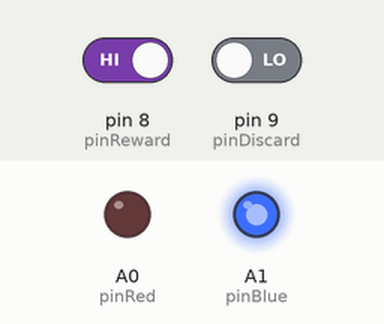
The sketch below on a simulated Arduino Uno, built with avr-gcc and run on an emulated ATmega328P. On the bench: output pins drawn as LEDs (lit = HIGH). The test bench sets the inputs (shaded band); at power-on: pin 8 (pinReward) HIGH, pin 9 (pinDiscard) LOW. Random numbers use the default seed unless the sketch sets one.

Above: at 1.3 s.
1.4 s: pin 8 (pinReward) driven LOW and pin 9 (pinDiscard) driven HIGH
At 1.8 s:
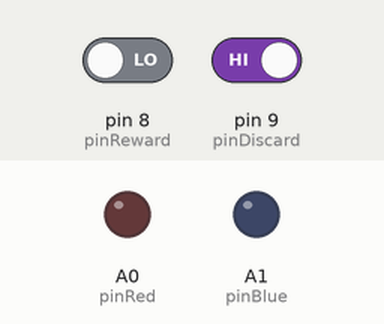
4.4 s: pin 8 (pinReward) driven HIGH
At 5.0 s:
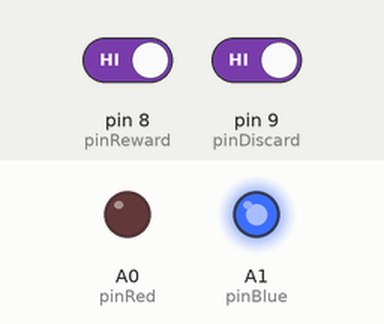
5.9 s: pin 8 (pinReward) driven LOW
At 6.3 s:
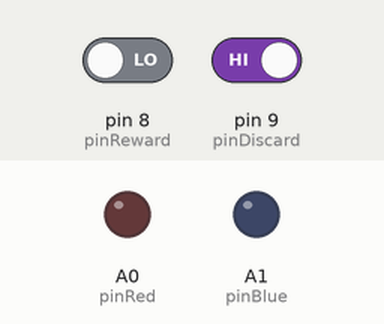
8.9 s: pin 9 (pinDiscard) driven LOW
At 9.6 s:
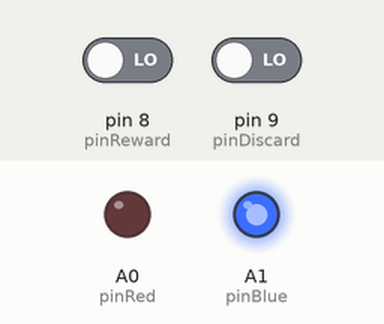
Timing chart, 0 to 11.4 s (numbered marks = the images above; inputs shaded):
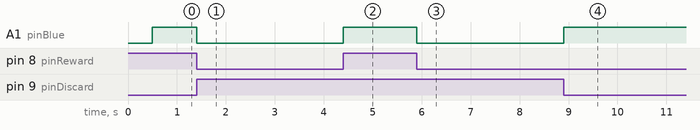

Measured:
- after the input at 1.4 s, A1 (pinBlue): HIGH → LOW at once
- after the input at 4.4 s, A1 (pinBlue): LOW → HIGH at once
- after the input at 5.9 s, A1 (pinBlue): HIGH → LOW at once
- after the input at 8.9 s, A1 (pinBlue): LOW → HIGH at once

The sketch:

Tu_Color_Favorito.ino
```cpp
// (licence header left out)
/******************************************************************
 *                    Definition of variables                     *
 ******************************************************************/

/* Pin definition of the board to be used */

#define pinRed                            A0
#define pinBlue                           A1
#define pinReward                          8
#define pinDiscard                         9

/* color select */
float select;

/* threshold */
int choice;

/******************************************************************
 *                             Setup                              *
 ******************************************************************/

void setup() {
  /* Leds as a OUTPUT */
  pinMode(pinRed,OUTPUT);
  pinMode(pinBlue,OUTPUT);

  /* Buttons as a INPUT */
  pinMode(pinReward,INPUT);

  /* Inicialization of threshold */
  choice = 5;

  // if analog input pin 5 is unconnected, random analog
  // noise will cause the call to randomSeed() to generate
  // different seed numbers each time the sketch runs.
  // randomSeed() will then shuffle the random function.
  randomSeed(analogRead(A5));
}

void loop() {
  // Turn off leds
  digitalWrite(pinRed,LOW);
  digitalWrite(pinBlue,LOW);

  // Keep leds off
  delay(500);

  // Rool the dice
  select = random(11);

  // Compare with the threshold value and turn on led
  if( select < choice)
  {
    digitalWrite(pinRed,HIGH);
  }else{
    digitalWrite(pinBlue,HIGH);
  }

  /*  The user can reward the microcontroller pressing the button reward,
      the selecting of that color is increased  */
  do{
    if(!digitalRead(pinReward)){

      if( (select < choice) && choice <= 10)
      {
        choice++;
      }
      if( !(select < choice) && choice > 0)
      {
        choice--;
      }

      // Wait for released
      do{
      }while(digitalRead(pinReward));

      break;
   }
  }while(digitalRead(pinDiscard));

  // Wait for released
  do{
  }while(!digitalRead(pinDiscard));
}
```
